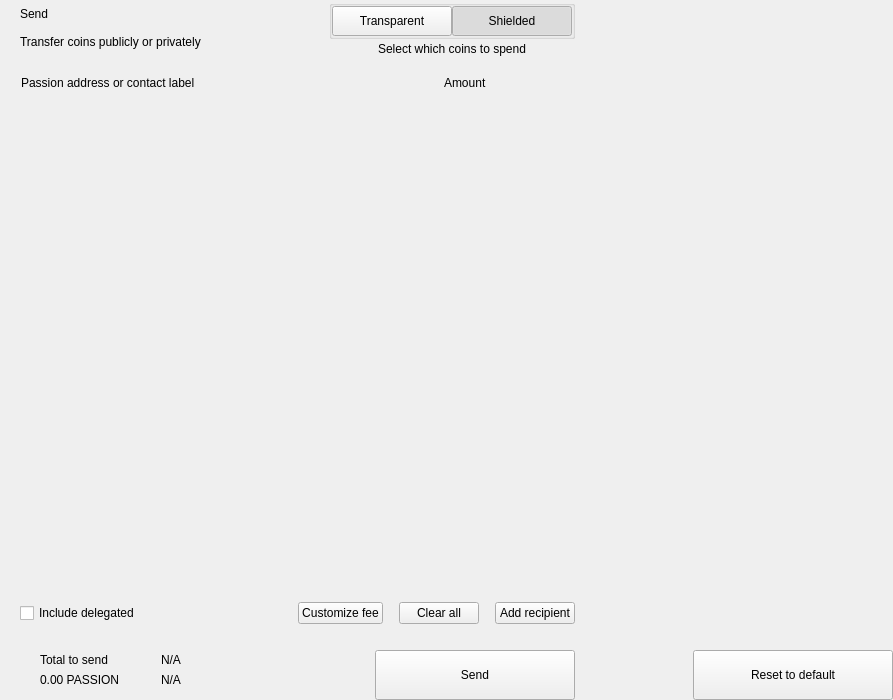
<?xml version="1.0" encoding="UTF-8"?>
<ui version="4.0">
 <class>send</class>
 <widget class="QWidget" name="send">
  <property name="geometry">
   <rect>
    <x>0</x>
    <y>0</y>
    <width>893</width>
    <height>700</height>
   </rect>
  </property>
  <property name="windowTitle">
   <string>Form</string>
  </property>
  <layout class="QHBoxLayout" name="horizontalLayout_2" stretch="2,1">
   <property name="spacing">
    <number>0</number>
   </property>
   <property name="leftMargin">
    <number>0</number>
   </property>
   <property name="topMargin">
    <number>0</number>
   </property>
   <property name="rightMargin">
    <number>0</number>
   </property>
   <property name="bottomMargin">
    <number>0</number>
   </property>
   <item>
    <widget class="QWidget" name="left" native="true">
     <layout class="QVBoxLayout" name="verticalLayout_3">
      <property name="spacing">
       <number>0</number>
      </property>
      <property name="leftMargin">
       <number>0</number>
      </property>
      <property name="topMargin">
       <number>0</number>
      </property>
      <property name="rightMargin">
       <number>0</number>
      </property>
      <property name="bottomMargin">
       <number>0</number>
      </property>
      <item>
       <layout class="QVBoxLayout" name="verticalLayout_22" stretch="0,0,0,1,0,0,0,0">
        <property name="spacing">
         <number>0</number>
        </property>
        <item>
         <layout class="QHBoxLayout" name="horizontalLayout_3">
          <property name="spacing">
           <number>0</number>
          </property>
          <property name="leftMargin">
           <number>20</number>
          </property>
          <property name="rightMargin">
           <number>20</number>
          </property>
          <item>
           <layout class="QVBoxLayout" name="verticalLayout">
            <property name="spacing">
             <number>0</number>
            </property>
            <item>
             <widget class="QLabel" name="labelTitle">
              <property name="text">
               <string>Send</string>
              </property>
              <property name="alignment">
               <set>Qt::AlignLeading|Qt::AlignLeft|Qt::AlignVCenter</set>
              </property>
             </widget>
            </item>
            <item>
             <widget class="QLabel" name="labelSubtitle1">
              <property name="text">
               <string>Transfer coins publicly or privately</string>
              </property>
             </widget>
            </item>
           </layout>
          </item>
          <item>
           <spacer name="horizontalSpacer">
            <property name="orientation">
             <enum>Qt::Horizontal</enum>
            </property>
            <property name="sizeHint" stdset="0">
             <size>
              <width>40</width>
              <height>20</height>
             </size>
            </property>
           </spacer>
          </item>
          <item>
           <layout class="QVBoxLayout" name="verticalLayout_6">
            <property name="spacing">
             <number>3</number>
            </property>
            <item alignment="Qt::AlignHCenter">
             <widget class="QGroupBox" name="groupBox">
              <property name="styleSheet">
               <string notr="true">#groupBox{
padding-top:2px;
}</string>
              </property>
              <property name="title">
               <string/>
              </property>
              <property name="alignment">
               <set>Qt::AlignCenter</set>
              </property>
              <layout class="QHBoxLayout" name="horizontalLayout_4">
               <property name="spacing">
                <number>0</number>
               </property>
               <property name="leftMargin">
                <number>0</number>
               </property>
               <property name="topMargin">
                <number>0</number>
               </property>
               <property name="rightMargin">
                <number>0</number>
               </property>
               <property name="bottomMargin">
                <number>0</number>
               </property>
               <item>
                <widget class="QPushButton" name="pushLeft">
                 <property name="minimumSize">
                  <size>
                   <width>120</width>
                   <height>30</height>
                  </size>
                 </property>
                 <property name="maximumSize">
                  <size>
                   <width>120</width>
                   <height>30</height>
                  </size>
                 </property>
                 <property name="focusPolicy">
                  <enum>Qt::NoFocus</enum>
                 </property>
                 <property name="text">
                  <string>Transparent</string>
                 </property>
                 <property name="checkable">
                  <bool>true</bool>
                 </property>
                 <property name="autoExclusive">
                  <bool>true</bool>
                 </property>
                </widget>
               </item>
               <item>
                <widget class="QPushButton" name="pushRight">
                 <property name="minimumSize">
                  <size>
                   <width>120</width>
                   <height>30</height>
                  </size>
                 </property>
                 <property name="maximumSize">
                  <size>
                   <width>120</width>
                   <height>30</height>
                  </size>
                 </property>
                 <property name="focusPolicy">
                  <enum>Qt::NoFocus</enum>
                 </property>
                 <property name="text">
                  <string>Shielded</string>
                 </property>
                 <property name="checkable">
                  <bool>true</bool>
                 </property>
                 <property name="checked">
                  <bool>true</bool>
                 </property>
                 <property name="autoExclusive">
                  <bool>true</bool>
                 </property>
                </widget>
               </item>
              </layout>
             </widget>
            </item>
            <item alignment="Qt::AlignHCenter|Qt::AlignTop">
             <widget class="QLabel" name="labelSubtitle2">
              <property name="styleSheet">
               <string notr="true"/>
              </property>
              <property name="text">
               <string>Select which coins to spend</string>
              </property>
              <property name="alignment">
               <set>Qt::AlignCenter</set>
              </property>
              <property name="indent">
               <number>0</number>
              </property>
             </widget>
            </item>
           </layout>
          </item>
         </layout>
        </item>
        <item>
         <spacer name="verticalSpacer_2">
          <property name="orientation">
           <enum>Qt::Vertical</enum>
          </property>
          <property name="sizeType">
           <enum>QSizePolicy::Fixed</enum>
          </property>
          <property name="sizeHint" stdset="0">
           <size>
            <width>20</width>
            <height>20</height>
           </size>
          </property>
         </spacer>
        </item>
        <item>
         <layout class="QHBoxLayout" name="horizontalLayout" stretch="6,0,2">
          <property name="spacing">
           <number>0</number>
          </property>
          <property name="leftMargin">
           <number>10</number>
          </property>
          <property name="topMargin">
           <number>0</number>
          </property>
          <property name="rightMargin">
           <number>20</number>
          </property>
          <property name="bottomMargin">
           <number>0</number>
          </property>
          <item>
           <widget class="QLabel" name="labelSubtitleAddress">
            <property name="styleSheet">
             <string notr="true">margin-left:8px;</string>
            </property>
            <property name="text">
             <string>Passion address or contact label</string>
            </property>
           </widget>
          </item>
          <item>
           <spacer name="horizontalSpacer_3">
            <property name="orientation">
             <enum>Qt::Horizontal</enum>
            </property>
            <property name="sizeType">
             <enum>QSizePolicy::Fixed</enum>
            </property>
            <property name="sizeHint" stdset="0">
             <size>
              <width>40</width>
              <height>1</height>
             </size>
            </property>
           </spacer>
          </item>
          <item>
           <widget class="QLabel" name="labelSubtitleAmount">
            <property name="text">
             <string>Amount</string>
            </property>
           </widget>
          </item>
         </layout>
        </item>
        <item>
         <widget class="QScrollArea" name="scrollArea">
          <property name="minimumSize">
           <size>
            <width>0</width>
            <height>350</height>
           </size>
          </property>
          <property name="styleSheet">
           <string notr="true">#scrollArea {
            background:transparent;
            margin-top:10px;
}</string>
          </property>
          <property name="horizontalScrollBarPolicy">
           <enum>Qt::ScrollBarAlwaysOff</enum>
          </property>
          <property name="sizeAdjustPolicy">
           <enum>QAbstractScrollArea::AdjustIgnored</enum>
          </property>
          <property name="widgetResizable">
           <bool>true</bool>
          </property>
          <property name="alignment">
           <set>Qt::AlignLeading|Qt::AlignLeft|Qt::AlignTop</set>
          </property>
          <widget class="QWidget" name="scrollAreaWidgetContents">
           <property name="geometry">
            <rect>
             <x>0</x>
             <y>0</y>
             <width>591</width>
             <height>16</height>
            </rect>
           </property>
           <property name="sizePolicy">
            <sizepolicy hsizetype="Preferred" vsizetype="Maximum">
             <horstretch>0</horstretch>
             <verstretch>0</verstretch>
            </sizepolicy>
           </property>
           <property name="autoFillBackground">
            <bool>false</bool>
           </property>
           <property name="styleSheet">
            <string notr="true">#scrollAreaWidgetContents {
             background:transparent;
             }</string>
           </property>
           <layout class="QVBoxLayout" name="verticalLayout_7">
            <property name="spacing">
             <number>0</number>
            </property>
            <property name="sizeConstraint">
             <enum>QLayout::SetDefaultConstraint</enum>
            </property>
            <property name="leftMargin">
             <number>0</number>
            </property>
            <property name="topMargin">
             <number>0</number>
            </property>
            <property name="rightMargin">
             <number>0</number>
            </property>
            <property name="bottomMargin">
             <number>0</number>
            </property>
           </layout>
          </widget>
         </widget>
        </item>
        <item>
         <spacer name="verticalSpacer_4">
          <property name="orientation">
           <enum>Qt::Vertical</enum>
          </property>
          <property name="sizeType">
           <enum>QSizePolicy::Fixed</enum>
          </property>
          <property name="sizeHint" stdset="0">
           <size>
            <width>20</width>
            <height>20</height>
           </size>
          </property>
         </spacer>
        </item>
        <item>
         <layout class="QHBoxLayout" name="horizontalLayout_20">
          <property name="spacing">
           <number>6</number>
          </property>
          <property name="leftMargin">
           <number>20</number>
          </property>
          <property name="rightMargin">
           <number>20</number>
          </property>
          <item>
           <widget class="QCheckBox" name="checkBoxDelegations">
            <property name="layoutDirection">
             <enum>Qt::LeftToRight</enum>
            </property>
            <property name="text">
             <string>Include delegated</string>
            </property>
           </widget>
          </item>
          <item>
           <spacer name="horizontalSpacer_4">
            <property name="orientation">
             <enum>Qt::Horizontal</enum>
            </property>
            <property name="sizeHint" stdset="0">
             <size>
              <width>10</width>
              <height>20</height>
             </size>
            </property>
           </spacer>
          </item>
          <item>
           <widget class="QPushButton" name="pushButtonFee">
            <property name="focusPolicy">
             <enum>Qt::NoFocus</enum>
            </property>
            <property name="text">
             <string>Customize fee</string>
            </property>
           </widget>
          </item>
          <item>
           <spacer name="horizontalSpacer_11">
            <property name="orientation">
             <enum>Qt::Horizontal</enum>
            </property>
            <property name="sizeType">
             <enum>QSizePolicy::Minimum</enum>
            </property>
            <property name="sizeHint" stdset="0">
             <size>
              <width>10</width>
              <height>20</height>
             </size>
            </property>
           </spacer>
          </item>
          <item>
           <widget class="QPushButton" name="pushButtonClear">
            <property name="focusPolicy">
             <enum>Qt::NoFocus</enum>
            </property>
            <property name="layoutDirection">
             <enum>Qt::RightToLeft</enum>
            </property>
            <property name="text">
             <string>Clear all</string>
            </property>
           </widget>
          </item>
          <item>
           <spacer name="horizontalSpacer_6">
            <property name="orientation">
             <enum>Qt::Horizontal</enum>
            </property>
            <property name="sizeType">
             <enum>QSizePolicy::Fixed</enum>
            </property>
            <property name="sizeHint" stdset="0">
             <size>
              <width>10</width>
              <height>20</height>
             </size>
            </property>
           </spacer>
          </item>
          <item>
           <widget class="QPushButton" name="pushButtonAddRecipient">
            <property name="focusPolicy">
             <enum>Qt::NoFocus</enum>
            </property>
            <property name="text">
             <string>Add recipient</string>
            </property>
           </widget>
          </item>
         </layout>
        </item>
        <item>
         <spacer name="verticalSpacer">
          <property name="orientation">
           <enum>Qt::Vertical</enum>
          </property>
          <property name="sizeType">
           <enum>QSizePolicy::Fixed</enum>
          </property>
          <property name="sizeHint" stdset="0">
           <size>
            <width>20</width>
            <height>16</height>
           </size>
          </property>
         </spacer>
        </item>
        <item>
         <layout class="QHBoxLayout" name="horizontalLayout_7">
          <property name="rightMargin">
           <number>20</number>
          </property>
          <item>
           <layout class="QHBoxLayout" name="horizontalLayout_10">
            <property name="spacing">
             <number>0</number>
            </property>
            <property name="leftMargin">
             <number>8</number>
            </property>
            <item>
             <widget class="QStackedWidget" name="stackedWidget">
              <property name="minimumSize">
               <size>
                <width>0</width>
                <height>60</height>
               </size>
              </property>
              <property name="maximumSize">
               <size>
                <width>16777215</width>
                <height>60</height>
               </size>
              </property>
              <widget class="QWidget" name="page1">
               <layout class="QVBoxLayout" name="verticalLayout_71" stretch="0">
                <property name="spacing">
                 <number>6</number>
                </property>
                <property name="leftMargin">
                 <number>12</number>
                </property>
                <property name="topMargin">
                 <number>0</number>
                </property>
                <property name="rightMargin">
                 <number>0</number>
                </property>
                <property name="bottomMargin">
                 <number>0</number>
                </property>
                <item>
                 <widget class="QWidget" name="coinWidget" native="true">
                  <property name="minimumSize">
                   <size>
                    <width>0</width>
                    <height>60</height>
                   </size>
                  </property>
                  <property name="maximumSize">
                   <size>
                    <width>16777215</width>
                    <height>60</height>
                   </size>
                  </property>
                  <layout class="QHBoxLayout" name="horizontalLayout_9">
                   <property name="spacing">
                    <number>0</number>
                   </property>
                   <property name="leftMargin">
                    <number>20</number>
                   </property>
                   <property name="topMargin">
                    <number>10</number>
                   </property>
                   <property name="rightMargin">
                    <number>20</number>
                   </property>
                   <property name="bottomMargin">
                    <number>10</number>
                   </property>
                   <item>
                    <layout class="QVBoxLayout" name="verticalSend">
                     <property name="spacing">
                      <number>0</number>
                     </property>
                     <item>
                      <widget class="QLabel" name="labelTitleTotalSend">
                       <property name="text">
                        <string>Total to send</string>
                       </property>
                      </widget>
                     </item>
                     <item>
                      <widget class="QLabel" name="labelAmountSend">
                       <property name="text">
                        <string notr="true">0.00 PASSION</string>
                       </property>
                      </widget>
                     </item>
                    </layout>
                   </item>
                   <item>
                    <spacer name="horizontalSpacer_9">
                     <property name="orientation">
                      <enum>Qt::Horizontal</enum>
                     </property>
                     <property name="sizeType">
                      <enum>QSizePolicy::Fixed</enum>
                     </property>
                     <property name="sizeHint" stdset="0">
                      <size>
                       <width>20</width>
                       <height>20</height>
                      </size>
                     </property>
                    </spacer>
                   </item>
                   <item>
                    <widget class="QLabel" name="labelLine">
                     <property name="minimumSize">
                      <size>
                       <width>1</width>
                       <height>0</height>
                      </size>
                     </property>
                     <property name="maximumSize">
                      <size>
                       <width>1</width>
                       <height>16777215</height>
                      </size>
                     </property>
                     <property name="text">
                      <string/>
                     </property>
                    </widget>
                   </item>
                   <item>
                    <spacer name="horizontalSpacer_10">
                     <property name="orientation">
                      <enum>Qt::Horizontal</enum>
                     </property>
                     <property name="sizeType">
                      <enum>QSizePolicy::Fixed</enum>
                     </property>
                     <property name="sizeHint" stdset="0">
                      <size>
                       <width>20</width>
                       <height>20</height>
                      </size>
                     </property>
                    </spacer>
                   </item>
                   <item>
                    <layout class="QVBoxLayout" name="verticalRemaining">
                     <property name="spacing">
                      <number>0</number>
                     </property>
                     <item>
                      <widget class="QLabel" name="labelTitleTotalRemaining">
                       <property name="text">
                        <string notr="true">N/A</string>
                       </property>
                      </widget>
                     </item>
                     <item>
                      <widget class="QLabel" name="labelAmountRemaining">
                       <property name="text">
                        <string notr="true">N/A</string>
                       </property>
                      </widget>
                     </item>
                    </layout>
                   </item>
                  </layout>
                 </widget>
                </item>
               </layout>
              </widget>
              <widget class="QWidget" name="page_2"/>
             </widget>
            </item>
           </layout>
          </item>
          <item>
           <spacer name="horizontalSpacer_5">
            <property name="orientation">
             <enum>Qt::Horizontal</enum>
            </property>
            <property name="sizeType">
             <enum>QSizePolicy::Expanding</enum>
            </property>
            <property name="sizeHint" stdset="0">
             <size>
              <width>40</width>
              <height>20</height>
             </size>
            </property>
           </spacer>
          </item>
          <item alignment="Qt::AlignBottom">
           <widget class="QPushButton" name="pushButtonSave">
            <property name="minimumSize">
             <size>
              <width>200</width>
              <height>50</height>
             </size>
            </property>
            <property name="maximumSize">
             <size>
              <width>200</width>
              <height>50</height>
             </size>
            </property>
            <property name="focusPolicy">
             <enum>Qt::NoFocus</enum>
            </property>
            <property name="text">
             <string>Send</string>
            </property>
           </widget>
          </item>
         </layout>
        </item>
       </layout>
      </item>
     </layout>
    </widget>
   </item>
   <item>
    <widget class="QWidget" name="right" native="true">
     <layout class="QVBoxLayout" name="verticalLayout_5">
      <property name="leftMargin">
       <number>0</number>
      </property>
      <property name="topMargin">
       <number>0</number>
      </property>
      <property name="rightMargin">
       <number>0</number>
      </property>
      <property name="bottomMargin">
       <number>0</number>
      </property>
      <item>
       <layout class="QVBoxLayout" name="verticalLayout_4">
        <property name="spacing">
         <number>6</number>
        </property>
        <item>
         <widget class="OptionButton" name="btnCoinControl" native="true">
          <property name="minimumSize">
           <size>
            <width>0</width>
            <height>50</height>
           </size>
          </property>
         </widget>
        </item>
        <item>
         <widget class="OptionButton" name="btnChangeAddress" native="true">
          <property name="minimumSize">
           <size>
            <width>0</width>
            <height>50</height>
           </size>
          </property>
         </widget>
        </item>
        <item>
         <widget class="OptionButton" name="btnUri" native="true">
          <property name="minimumSize">
           <size>
            <width>0</width>
            <height>50</height>
           </size>
          </property>
         </widget>
        </item>
        <item>
         <widget class="OptionButton" name="btnShieldCoins" native="true">
          <property name="minimumSize">
           <size>
            <width>0</width>
            <height>50</height>
           </size>
          </property>
         </widget>
        </item>
        <item>
         <spacer name="verticalSpacer_5">
          <property name="orientation">
           <enum>Qt::Vertical</enum>
          </property>
          <property name="sizeHint" stdset="0">
           <size>
            <width>20</width>
            <height>40</height>
           </size>
          </property>
         </spacer>
        </item>
        <item>
         <layout class="QHBoxLayout" name="horizontalLayout_8">
          <item>
           <spacer name="horizontalSpacer_7">
            <property name="orientation">
             <enum>Qt::Horizontal</enum>
            </property>
            <property name="sizeHint" stdset="0">
             <size>
              <width>40</width>
              <height>20</height>
             </size>
            </property>
           </spacer>
          </item>
          <item>
           <widget class="QPushButton" name="pushButtonReset">
            <property name="minimumSize">
             <size>
              <width>200</width>
              <height>50</height>
             </size>
            </property>
            <property name="maximumSize">
             <size>
              <width>200</width>
              <height>50</height>
             </size>
            </property>
            <property name="focusPolicy">
             <enum>Qt::NoFocus</enum>
            </property>
            <property name="text">
             <string>Reset to default</string>
            </property>
           </widget>
          </item>
         </layout>
        </item>
       </layout>
      </item>
     </layout>
    </widget>
   </item>
  </layout>
 </widget>
 <customwidgets>
  <customwidget>
   <class>OptionButton</class>
   <extends>QWidget</extends>
   <header>qt/passion/optionbutton.h</header>
   <container>1</container>
  </customwidget>
 </customwidgets>
 <resources/>
 <connections/>
</ui>
